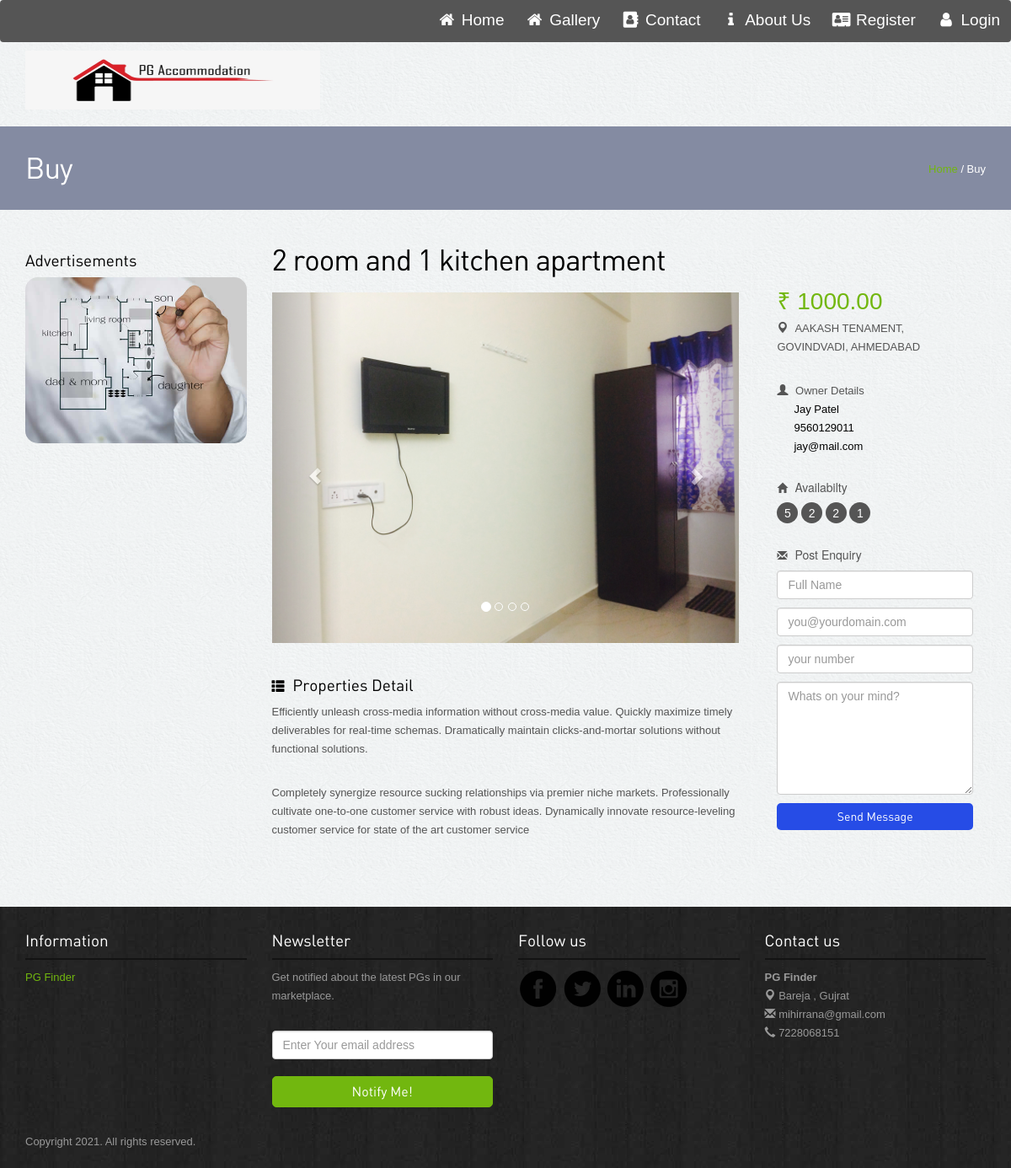
Screenshot of /pg/details/23/ with the database file from the repository.
### main/models.py (models this page shows, shortened)
class PG(models.Model):
    ownerid=models.ForeignKey(Owner, on_delete=models.CASCADE)
    address=models.CharField(max_length=30)
    location=models.CharField(max_length=30)
    city=models.CharField(max_length=30)
    pin=models.IntegerField()
    rent=models.DecimalField(max_digits=10,decimal_places=2)
    occupancy=models.IntegerField()
    forgender=models.CharField(max_length=30)
    size=models.IntegerField()
    rooms=models.IntegerField()
    intime=models.DateTimeField()
    outtime=models.DateTimeField()

class PGImages(models.Model):
	pgid=models.ForeignKey(PG,on_delete=models.CASCADE)
	image=models.FileField()

class Owner(models.Model):
    loginid=models.ForeignKey(Login,on_delete=models.CASCADE)
    name=models.CharField(max_length=30)
    address=models.CharField(max_length=30)
    phone=models.IntegerField()
    email=models.EmailField(max_length=30)
    photo=models.FileField()

### user/views.py (the view)
# urls.py: path(r'pg/details/<int:pgid>/',user.PGDetail),
def PGDetail(request,pgid=1):
	pg=PG.objects.get(id=pgid)
	owner=pg.ownerid
	pg.image=PGImages.objects.filter(pgid=pg)[:1][0]
	pg.images=PGImages.objects.filter(pgid=pg)[1:4]
	amn=Ameneties.objects.get(pgid=pg)
	pg.ameneties=[]
	if(amn.ac==True):
		pg.ameneties.append('AC')
	if(amn.watercooler==True):
		pg.ameneties.append('Water Cooler')
	if(amn.waterpurifier==True):
		pg.ameneties.append('Water Purifier')
	if(amn.geyser==True):
		pg.ameneties.append('Geyser')
	if(amn.bed==True):
		pg.ameneties.append('Bed')
	if(amn.wifi==True):
		pg.ameneties.append('WiFi')
	if(amn.meals==True):
		pg.ameneties.append('Meals')
	if(amn.parking==True):
		pg.ameneties.append('Parking')
	data={'pg':pg,'owner':owner}
	return render(request,'user/pgdetail.html',data)

### user/templates/user/pgdetail.html (shortened to what this page needs)
{% extends 'user/base.html' %}
{% load static %}
{% block 'main' %}
<div class="inside-banner">
  <div class="container">
    <span class="pull-right"><a href="#">Home</a> / Buy</span>
    <h2>Buy</h2>
</div>
</div>
<div class="container">
<div class="properties-listing spacer">
<div class="row">
<div class="col-lg-3 col-sm-4 hidden-xs">
<div class="advertisement">
  <h4>Advertisements</h4>
  <img src="{% static 'user/images/advertisements.jpg' %}" class="img-responsive" alt="advertisement">
</div>
</div>
<div class="col-lg-9 col-sm-8 ">
<h2>2 room and 1 kitchen apartment</h2>
<div class="row">
  <div class="col-lg-8">
  <div class="property-images">
<div id="myCarousel" class="carousel slide" data-ride="carousel">
      <ol class="carousel-indicators hidden-xs">
        <li data-target="#myCarousel" data-slide-to="0" class="active"></li>
        <li data-target="#myCarousel" data-slide-to="1" class=""></li>
        <li data-target="#myCarousel" data-slide-to="2" class=""></li>
        <li data-target="#myCarousel" data-slide-to="3" class=""></li>
      </ol>
      <div class="carousel-inner">
        <div class="item active">
          <img src="/images/{{pg.image.image}}" class="properties" alt="properties" />
        </div>
      </div>
      <a class="left carousel-control" href="#myCarousel" data-slide="prev"><span class="glyphicon glyphicon-chevron-left"></span></a>
      <a class="right carousel-control" href="#myCarousel" data-slide="next"><span class="glyphicon glyphicon-chevron-right"></span></a>
    </div>
  </div>
  <div class="spacer"><h4><span class="glyphicon glyphicon-th-list"></span> Properties Detail</h4>
  <p>Efficiently unleash cross-media information without cross-media value. Quickly maximize timely deliverables for real-time schemas. Dramatically maintain clicks-and-mortar solutions without functional solutions.</p>
  <p>Completely synergize resource sucking relationships via premier niche markets. Professionally cultivate one-to-one customer service with robust ideas. Dynamically innovate resource-leveling customer service for state of the art customer service</p>
  </div>
  </div>
  <div class="col-lg-4">
  <div class="col-lg-12  col-sm-6">
<div class="property-info">
<p class="price">₹ {{pg.rent}}</p>
  <p class="area"><span class="glyphicon glyphicon-map-marker"></span> {{pg.address}}, {{pg.location}}, {{pg.city}}</p>
  <div class="profile">
  <span class="glyphicon glyphicon-user"></span> Owner Details
  <p>{{owner.name}}<br>{{owner.phone}}
  <br>{{owner.email}}</p>
  </div>
</div>
    <h6><span class="glyphicon glyphicon-home"></span> Availabilty</h6>
    <div class="listing-detail">
    <span data-toggle="tooltip" data-placement="bottom" data-original-title="Bed Room">5</span> <span data-toggle="tooltip" data-placement="bottom" data-original-title="Living Room">2</span> <span data-toggle="tooltip" data-placement="bottom" data-original-title="Parking">2</span> <span data-toggle="tooltip" data-placement="bottom" data-original-title="Kitchen">1</span> </div>
</div>
<div class="col-lg-12 col-sm-6 ">
<div class="enquiry">
  <h6><span class="glyphicon glyphicon-envelope"></span> Post Enquiry</h6>
  <form role="form" action="/pg/contact/{{pg.id}}" method="POST">
                <input type="text" class="form-control" name="name" placeholder="Full Name"/>
                <input type="text" class="form-control" name="email" placeholder="you@yourdomain.com"/>
                <input type="text" class="form-control" name="phone" placeholder="your number"/>
                <textarea rows="6" class="form-control" name="message" placeholder="Whats on your mind?"></textarea>
      <button type="submit" class="btn btn-primary" name="Submit">Send Message</button>
      </form>
 </div>
</div>
  </div>
</div>
</div>
</div>
</div>
</div>
{% endblock %}

### user/static/user/assets/style.css (style rules this page uses)
body { color:#555; font:normal 13px/22px Arial; background:url(../images/bgmain.png) #eee; }
h1,h2,h3,h4,h5 { font-weight:normal; font-family: din;margin: 0;padding: 0;color: #000 }
h2 { font-size: 35px; letter-spacing: -1px;margin-bottom: 20px; }
h4 { margin: 10px 0; font-size: 19px; }
h6 { margin: 0 0 10px 0; font-size: 14px; }
h4 span { margin-right: 5px; font-size: 15px; }
h6 span { margin-right: 5px; font-size: 12px; }
p { margin-bottom: 30px; }
a { color:#72b70f; text-decoration:none;outline: none; }
.spacer { margin-top: 40px;margin-bottom:40px; }
select,input { outline: 0; margin-bottom: 20px; }
.btn { border-radius: 5px; font-family: din; outline: none; }
.btn-primary { background: #264ce6;border:none;width: 100%;border-radius: 20px; }
.listing-detail { margin-bottom: 30px; }
.listing-detail span { color: #fff; width: 25px; height: 25px; background-color: #555;display: inline-block;border-radius:25px; text-align: center;line-height: 26px; font-size: 14px;cursor: crosshair; }
.inside-banner { background:#848ba2;color: #fff; padding: 30px 0; }
.inside-banner h2 { margin: 0; color: #fff; }
.inside-banner span { margin-top: 10px; }
.property-info { margin:0 0 30px 0; }
.property-info span { margin-right: 5px; }
.property-info p { margin-bottom:10px; }
.property-info p.price { font-size: 28px;color: #72b70f;padding:0;border-radius: 5px; }
.property-info .profile { margin-top: 30px; }
.property-info .profile p { padding-left: 20px; color: #000000; }
.enquiry input,.enquiry textarea { margin-bottom: 10px; }
.enquiry button { border-radius: 5px; }
.active { background-color: #04AA6D; }

### rows the page displays
PG: image.image (picture), rent "1000.00", address "AAKASH TENAMENT", location "GOVINDVADI", city "AHMEDABAD"
Owner: name "Jay Patel", phone "9560129011", email "jay@mail.com"
